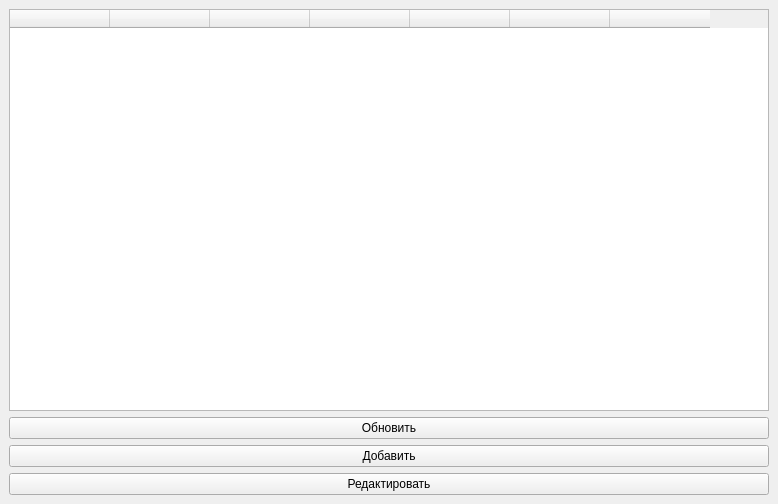
<?xml version="1.0" encoding="UTF-8"?>
<ui version="4.0">
 <class>MainWindow</class>
 <widget class="QMainWindow" name="MainWindow">
  <property name="geometry">
   <rect>
    <x>0</x>
    <y>0</y>
    <width>778</width>
    <height>504</height>
   </rect>
  </property>
  <property name="windowTitle">
   <string>Информация о кофе</string>
  </property>
  <widget class="QWidget" name="centralwidget">
   <layout class="QVBoxLayout" name="verticalLayout">
    <item>
     <widget class="QTableWidget" name="tableWidget">
      <column>
       <property name="textAlignment">
        <set>AlignLeading|AlignTrailing|AlignJustify|AlignAbsolute|AlignTop|AlignBottom|AlignBaseline|AlignCenter</set>
       </property>
      </column>
      <column>
       <property name="textAlignment">
        <set>AlignLeading|AlignTrailing|AlignJustify|AlignAbsolute|AlignTop|AlignBottom|AlignBaseline|AlignCenter</set>
       </property>
      </column>
      <column>
       <property name="textAlignment">
        <set>AlignLeading|AlignTrailing|AlignJustify|AlignAbsolute|AlignTop|AlignBottom|AlignBaseline|AlignCenter</set>
       </property>
      </column>
      <column>
       <property name="textAlignment">
        <set>AlignLeading|AlignTrailing|AlignJustify|AlignAbsolute|AlignTop|AlignBottom|AlignBaseline|AlignCenter</set>
       </property>
      </column>
      <column>
       <property name="textAlignment">
        <set>AlignLeading|AlignTrailing|AlignJustify|AlignAbsolute|AlignTop|AlignBottom|AlignBaseline|AlignCenter</set>
       </property>
      </column>
      <column>
       <property name="textAlignment">
        <set>AlignLeading|AlignTrailing|AlignJustify|AlignAbsolute|AlignTop|AlignBottom|AlignBaseline|AlignCenter</set>
       </property>
      </column>
      <column>
       <property name="textAlignment">
        <set>AlignLeading|AlignTrailing|AlignJustify|AlignAbsolute|AlignTop|AlignBottom|AlignBaseline|AlignCenter</set>
       </property>
      </column>
     </widget>
    </item>
    <item>
     <widget class="QPushButton" name="refresh_button">
      <property name="text">
       <string>Обновить</string>
      </property>
     </widget>
    </item>
    <item>
     <widget class="QPushButton" name="add_button">
      <property name="text">
       <string>Добавить</string>
      </property>
     </widget>
    </item>
    <item>
     <widget class="QPushButton" name="edit_button">
      <property name="text">
       <string>Редактировать</string>
      </property>
     </widget>
    </item>
   </layout>
  </widget>
 </widget>
 <resources/>
 <connections/>
</ui>
